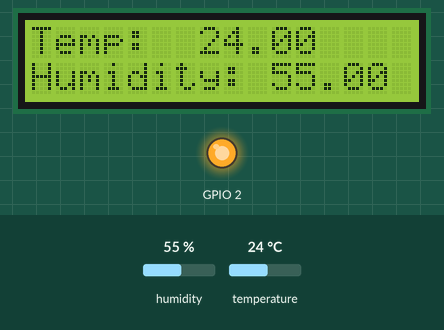
Simulated run of this sketch. Board: ESP32. Shown: 16×2 character LCD, output pins drawn as LEDs (lit = HIGH). The test bench sets the inputs (shaded band); at power-on: humidity 55 %, temperature 24 °C. WiFi joins after 1.5 s; servers stay silent unless stated; what the sketch prints to the serial monitor is not drawn.

Above: at 4.8 s.
4.9 s: humidity set to 22 %
At 6.3 s:
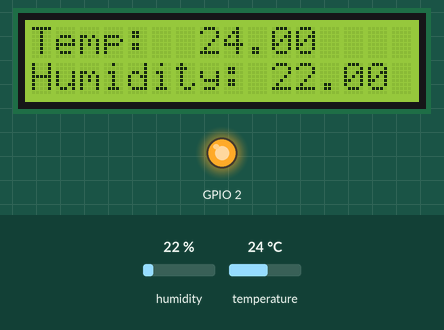
7.9 s: temperature set to 12 °C
At 8.6 s:
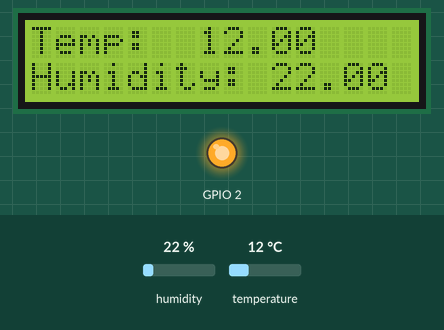
10.9 s: humidity set to 40 %
At 13.4 s:
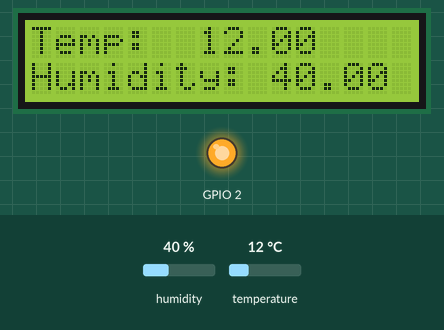
14.5 s: temperature set to 19 °C
At 15.7 s:
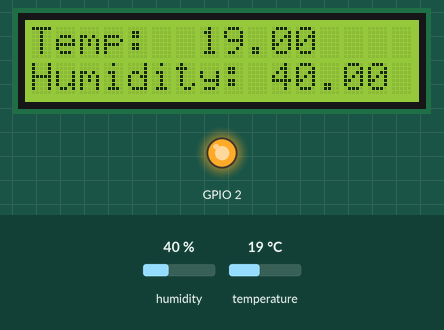
Timing chart, 0 to 17.5 s (numbered marks = the images above; inputs shaded):
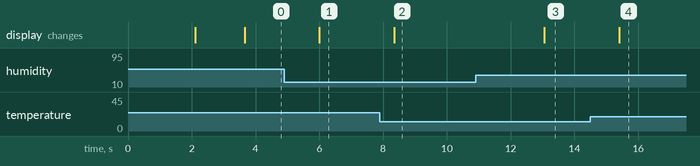

Measured:
- after the input at 4.9 s, the display: changes after 1.1 s (image 1)
- after the input at 7.9 s, the display: changes after 0.45 s (image 2)
- after the input at 10.9 s, the display: changes after 2.2 s (image 3)
- after the input at 14.5 s, the display: changes after 0.90 s (image 4)

The sketch:

ESP32_WEATHER_firebase.ino
```cpp
#include <WiFi.h>
#include <LiquidCrystal_I2C.h>
#include <FirebaseESP32.h>
#include <DHT.h>

#define FIREBASE_HOST "********************.firebaseio.com"  // رابط قاعده البيانات
#define FIREBASE_AUTH "*****************"                    // الرمز السري لقاعده البيانات
#define WIFI_SSID "*****************"                       // اسم الشبكه
#define WIFI_PASSWORD "***************"                     // كلمه السر

#define DHTPIN 18      // منفذ الاردوينو المتصل بالحساس
#define DHTTYPE DHT11  // اسم موديل الحساس المستخدم

DHT dht(DHTPIN, DHTTYPE);  // تغعيل الحساس


FirebaseData firebaseData; // تفعيل اوبجكت من المكتبه حق الفايبر بيس
FirebaseJson json;

// set the LCD number of columns and rows
int lcdColumns = 16;
int lcdRows = 2;
LiquidCrystal_I2C lcd(0x3F, lcdColumns, lcdRows);

void setup() {
  // put your setup code here, to run once:

  Serial.begin(9600);  // بدا الاتصال مع الكمبيورت بسرعه 9600
  dht.begin();         //بدا تشغيل الحساس
  pinMode(2, OUTPUT);

  lcd.init();       // initialize LCD
  lcd.backlight();  // turn on LCD backlight

  WiFi.begin(WIFI_SSID, WIFI_PASSWORD);  // الاتصال بالانترنت
  Serial.print("Connecting to Wi-Fi");   // ارسال رساله للكمبيوتر باننا بدانا محاوله الاتصال

  lcd.clear();
  lcd.setCursor(0, 0);
  lcd.print("System Starting.");

  delay(2000);

  lcd.clear();

  digitalWrite(2, LOW);

  while (WiFi.status() != WL_CONNECTED) {  // اذا لما يتم الاتصال بالانترنت اكتب نقطه ( . ) وانتظر
    Serial.print(".");
    delay(300);
    lcd.setCursor(0, 0);
    lcd.print("  Connecting to ");
    lcd.setCursor(0, 1);
    lcd.print("    Your WiFi   ");
  }
  digitalWrite(2, HIGH);

  lcd.clear();
  lcd.setCursor(0, 0);
  lcd.print("      Done      ");
  delay(1500);

  Firebase.begin(FIREBASE_HOST, FIREBASE_AUTH);  // الاتصال مع قاعده البيانات
  Firebase.reconnectWiFi(true);                  // تفعيل اعاده الاتصال مع قاعده البيانات
}

void loop() {
  // put your main code here, to run repeatedly:


  while (WiFi.status() != WL_CONNECTED) {  // تاكد من الاتصال من الانترنت او اعد محاوله الاتصال
    Serial.print(".");
    WiFi.begin(WIFI_SSID, WIFI_PASSWORD);
    delay(300);

    lcd.setCursor(0, 0);
    lcd.print("  Connecting to ");
    lcd.setCursor(0, 1);
    lcd.print("    Your WiFi   ");
    digitalWrite(2, LOW);
  }

  digitalWrite(2, HIGH);

  float humidity = dht.readHumidity();  // اقرا درجه الرطوبه من الحساس
  float temp = dht.readTemperature();   // اقرا درجه الحراره من الحساس

  lcd.setCursor(0, 0);
  lcd.print("Temp:  ");
  lcd.print(temp);
  lcd.setCursor(0, 1);
  lcd.print("Humidity: ");
  lcd.print(humidity);


  if (isnan(humidity) || isnan(temp))  // اذا كان الحساس لا يعمل اعطيني ملاحظه
  {
    Serial.println(F("Failed to read from DHT sensor!"));
    return;
  }

  Firebase.setFloat(firebaseData, "/Weather/Temperature", temp);   //ارسل درجه الحراره الى قاعده البيانات
  Firebase.setFloat(firebaseData, "/Weather/Humidity", humidity);  // ارسل الرطوبه الى قاعده البيانات


  delay(2000);  // انتظر ثانتين قبل قراءه الحساس من جديد
}
```
